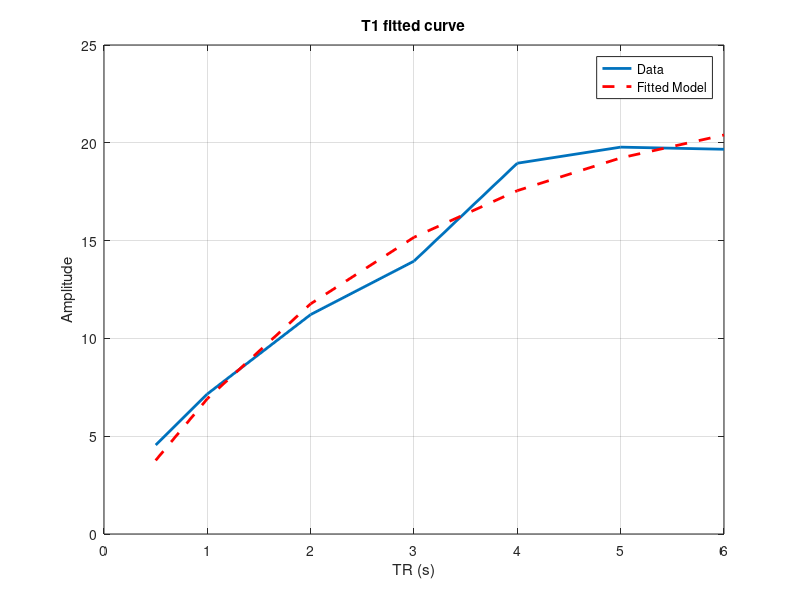

The MATLAB script that drew this image:
t = [0.5, 1, 2, 3, 4, 5, 6]';
y_data = [4.5496, 7.1583, 11.2189, 13.9505, 18.9563, 19.7784, 19.6695]';
fun = @(params, t) params(1) * (1 - exp(-t / params(2)));

% Initial guess for parameters (M and T1)
initial_guess = [1, 2]; % You can adjust these initial values

% Fit the data to the model using lsqcurvefit
fit_params = lsqcurvefit(fun, initial_guess, t, y_data);

% Extract the fitted parameters
fitted_M = fit_params(1);
fitted_T1 = fit_params(2);

% Plot the original data, true model, and fitted model
figure;
plot(t, y_data, 'LineWidth', 2);
hold on;
plot(t, fun(fit_params, t), 'r--', 'LineWidth', 2);
xlabel('TR (s)');
ylabel('Amplitude');
legend('Data', 'Fitted Model');
title('T1 fitted curve');
grid on;

% Display the fitted parameters
fprintf('Fitted M: %.4f\n', fitted_M);
fprintf('Fitted T1: %.4f\n', fitted_T1);